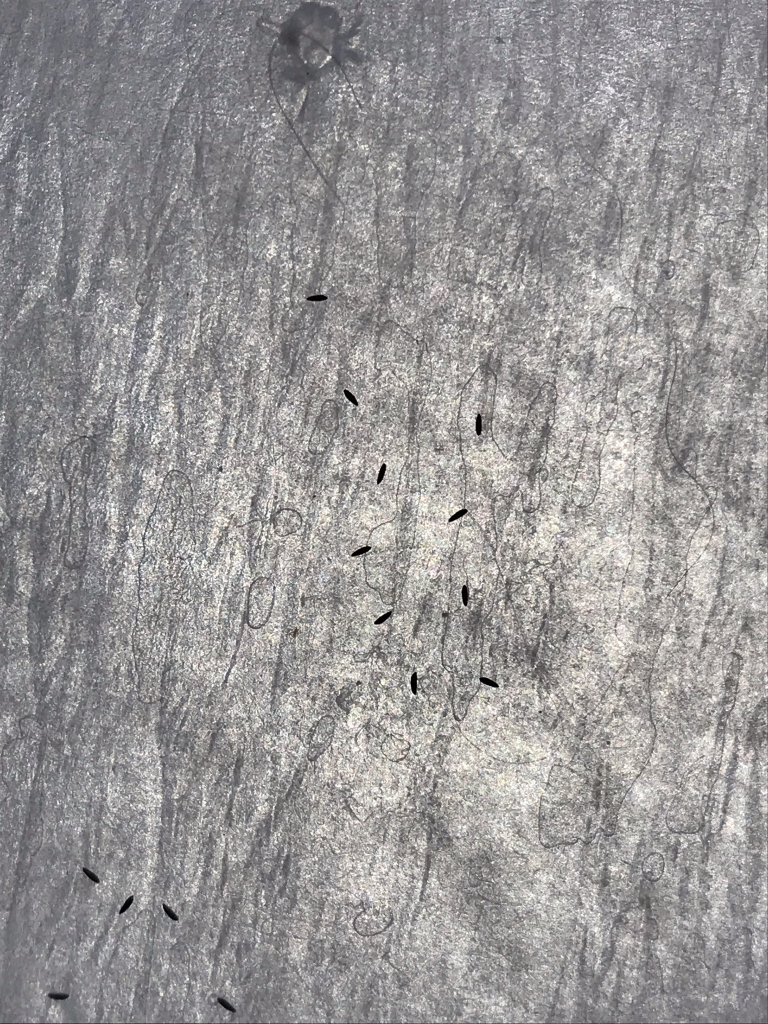
#> input picture Sample Images/SampleImage (1).JPEG, 1536 x 2048 px (shown at 1/2 size)
$ python EggCounter.py
#> lines starting #> are read from the running program, lines starting #| are printed output that depends on the picture; after the words box and inside, x2 and y2 are one past the last pixel; in counts of white or black regions, pixels touching at a corner belong together
import cv2
import numpy as np
import matplotlib.pyplot as plt
import tkinter as tk
from tkinter.filedialog import askopenfilename
from ImgProcessing import *

IP = ImgProcessing()

# Importing image file
root = tk.Tk()
root.update()
filename = askopenfilename(filetypes=[("images","*.jpg *.jpeg")])
#> the answer given: Sample Images/SampleImage (1).JPEG
object_img = cv2.imread(filename)
#> object_img is the input picture: shape (2048, 1536, 3); mean B, G, R 149.9, 149.7, 151.8
root.destroy()
print('[INFO]: Image Loaded.')

H, W = object_img.shape[0], object_img.shape[1]
scale_size = 50
kernel = np.ones((3,3),np.uint8)
# HSV value range for mosquito eggs' color, which are mostly black
min_H, max_H = 0, 179
min_S, max_S = 0, 255
min_V, max_V = 0, 50

# Transforming to HSV colorspace
hsv_img = cv2.cvtColor(object_img, cv2.COLOR_BGR2HSV)
#> hsv_img: shape (2048, 1536, 3); mean H, S, V 76.3, 8.8, 153.1
# Masking, resulting binary image
mask = cv2.inRange(hsv_img, (min_H, min_S, min_V),
                  (max_H, max_S, max_V))
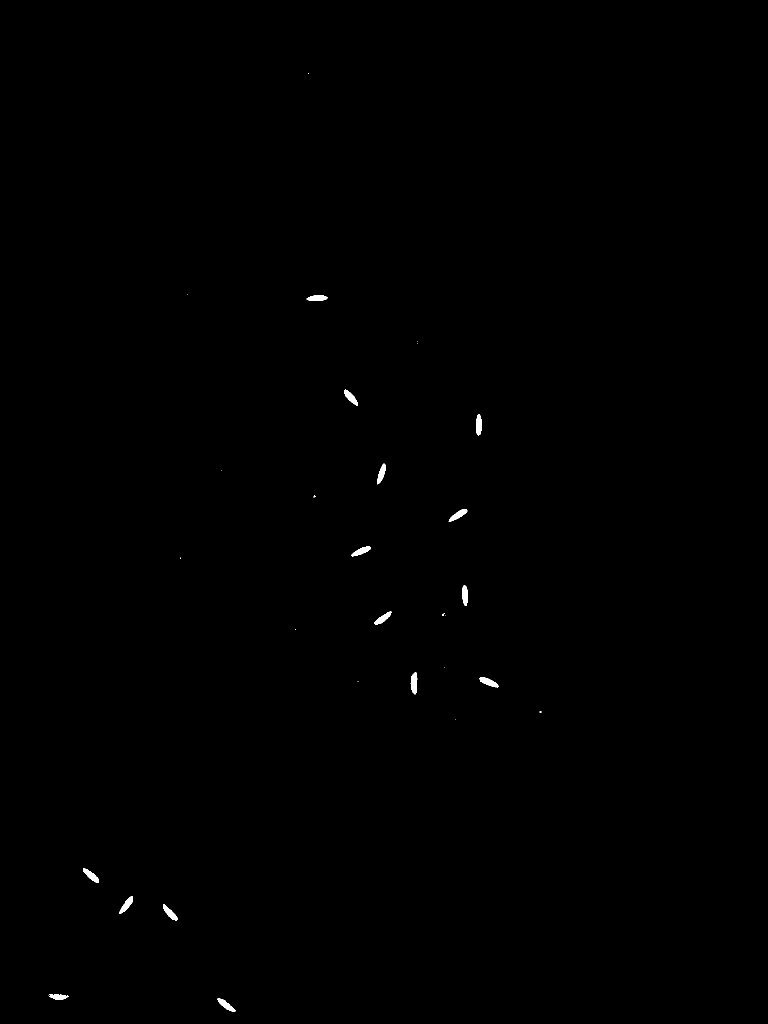
#> mask: shape (2048, 1536) (shown at 1/2 size); 0.18% white; 29 white regions (14 under 20 px), largest, box (x1, y1, x2, y2) and area: (821, 1344, 835, 1389) 428, (959, 1355, 998, 1375) 398, (239, 1792, 266, 1828) 394
# Opening morphology operation, removing small segmented objects and smoothing
opening = cv2.morphologyEx(mask, cv2.MORPH_OPEN, kernel)
#> opening: shape (2048, 1536); 0.18% white; 15 white regions
print('[INFO]: Image Processed.')

img_to_show = cv2.cvtColor(object_img.copy(), cv2.COLOR_BGR2RGB)
gamma = 5
boxes = list()
props = list()
font_size = (H/W)

try:
    contours, _ = cv2.findContours(opening, cv2.RETR_TREE, cv2.CHAIN_APPROX_NONE)
#> contours = 15 contours; largest, box (x1, y1, x2, y2) and area: (822, 1345, 834, 1388) 373, (239, 1792, 266, 1828) 353, (166, 1736, 198, 1766) 350, (959, 1355, 997, 1374) 350, (326, 1808, 356, 1841) 344
    for i, c in enumerate(contours):
        (x, y, w, h) = cv2.boundingRect(c)

        # Filtering objects that are too small
        if float(h)/H  >= 0.007 or float(w)/W >= 0.007:
            cv2.rectangle(img_to_show, (x-gamma, y-gamma), (x+w+gamma, y+h+gamma), (0,255,0), 2)
            if x-gamma < 0 or y-gamma < 0:
                roi = object_img[0:y+h+gamma, 0:x+w+gamma]
            else:
                roi = object_img[y-gamma:y+h+gamma, x-gamma:x+w+gamma]

            # Saving objects coordinate in picture and Region of Interest (each objects image)
            # to lists for further processing.
            boxes.append((x,y,w,h))
            props.append(roi)

            # Drawing boxes and texts
            cv2.putText(img_to_show, f'{i+1}', (int(x)-gamma, int(y)-gamma),
                    cv2.FONT_HERSHEY_SIMPLEX, font_size, (255, 0, 0), 3)
#> this loop made 15 passes
#> (x, y, w, h) on passes 1 to 8: (435, 1997, 35, 27), (100, 1988, 35, 11), (326, 1808, 30, 33), (239, 1792, 27, 36), (166, 1736, 32, 30), (959, 1355, 38, 19), (822, 1345, 12, 43), (749, 1223, 34, 26)
#> pass 1, `roi = object_img[y-gamma:y+h+gamma, x-gamma:x+w+gamma]`:
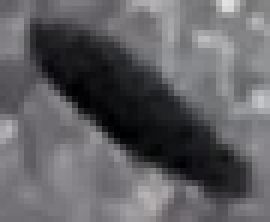
#> roi: shape (37, 45, 3) (shown 6 times larger); mean B, G, R 99.7, 96.3, 97.1
#> pass 2, `roi = object_img[y-gamma:y+h+gamma, x-gamma:x+w+gamma]`:
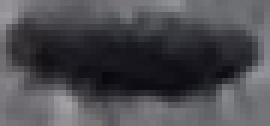
#> roi: shape (21, 45, 3) (shown 6 times larger); mean B, G, R 80.1, 75.2, 75.8
#> pass 3, `roi = object_img[y-gamma:y+h+gamma, x-gamma:x+w+gamma]`:
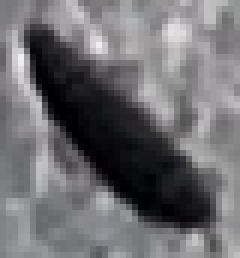
#> roi: shape (43, 40, 3) (shown 6 times larger); mean B, G, R 112.5, 109.8, 110.4
#> after the loop:
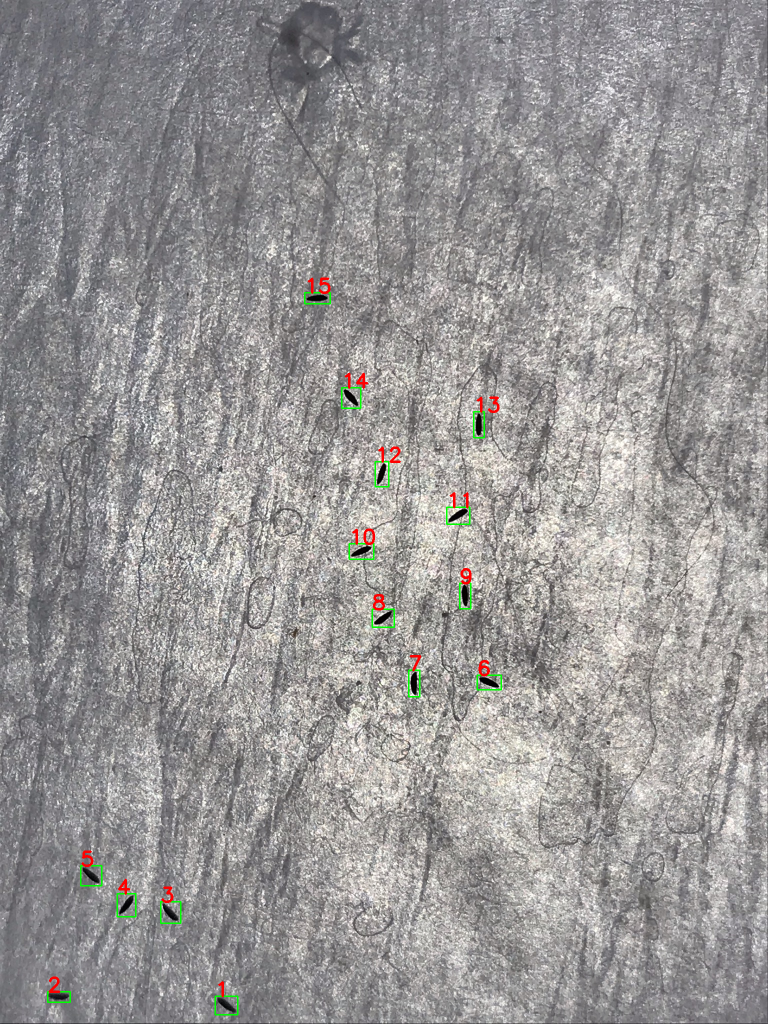
#> img_to_show: shape (2048, 1536, 3) (shown at 1/2 size); mean R, G, B 151.7, 149.6, 149.3
#> after the loop, boxes = 15 items, first 6: (435, 1997, 35, 27), (100, 1988, 35, 11), (326, 1808, 30, 33), (239, 1792, 27, 36), (166, 1736, 32, 30), (959, 1355, 38, 19); props = 15 items
    cv2.putText(img_to_show, f'Total objects detected: {i+1}', (50,100),
                    cv2.FONT_HERSHEY_SIMPLEX, font_size, (255, 255, 0), 3)
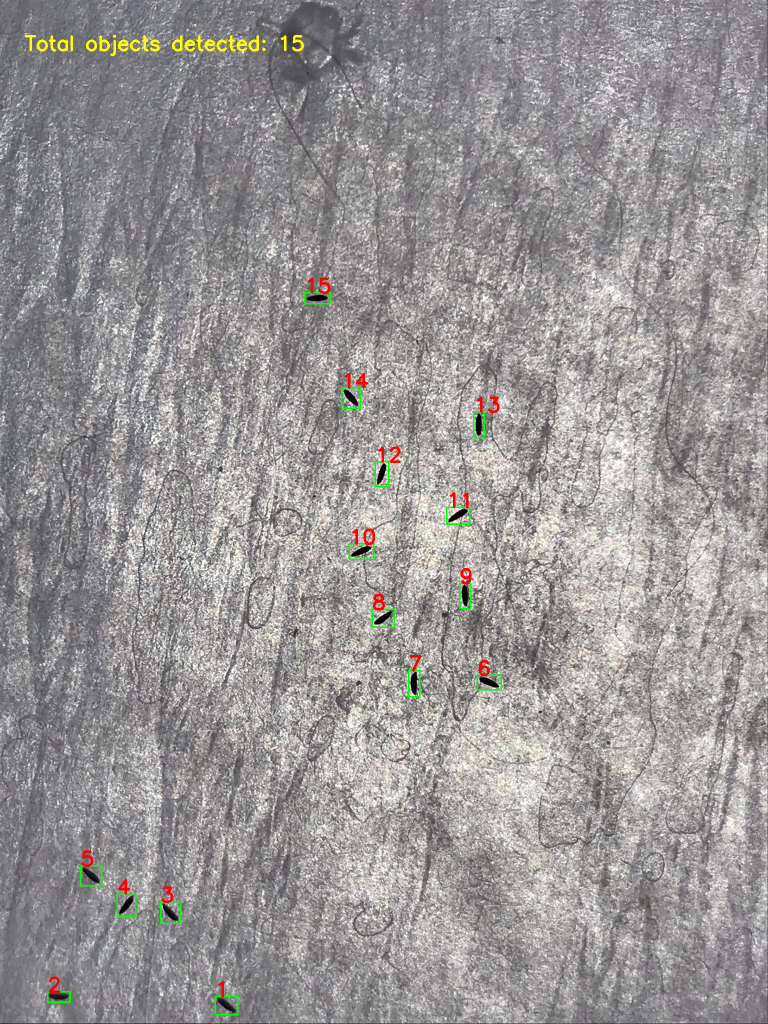
#> img_to_show: shape (2048, 1536, 3) (shown at 1/2 size); 0.19% of pixels changed, all inside (x1, y1, x2, y2) = (49, 69, 608, 112)
except Exception as e:
    print(e)

print(f'[INFO]: Total objects detected: {i+1}')
#| [INFO]: Total objects detected: 15
plt.figure(figsize=(10,15))
plt.imshow(img_to_show)
plt.show()

$ run again, on Sample Images/SampleImage (11).JPEG
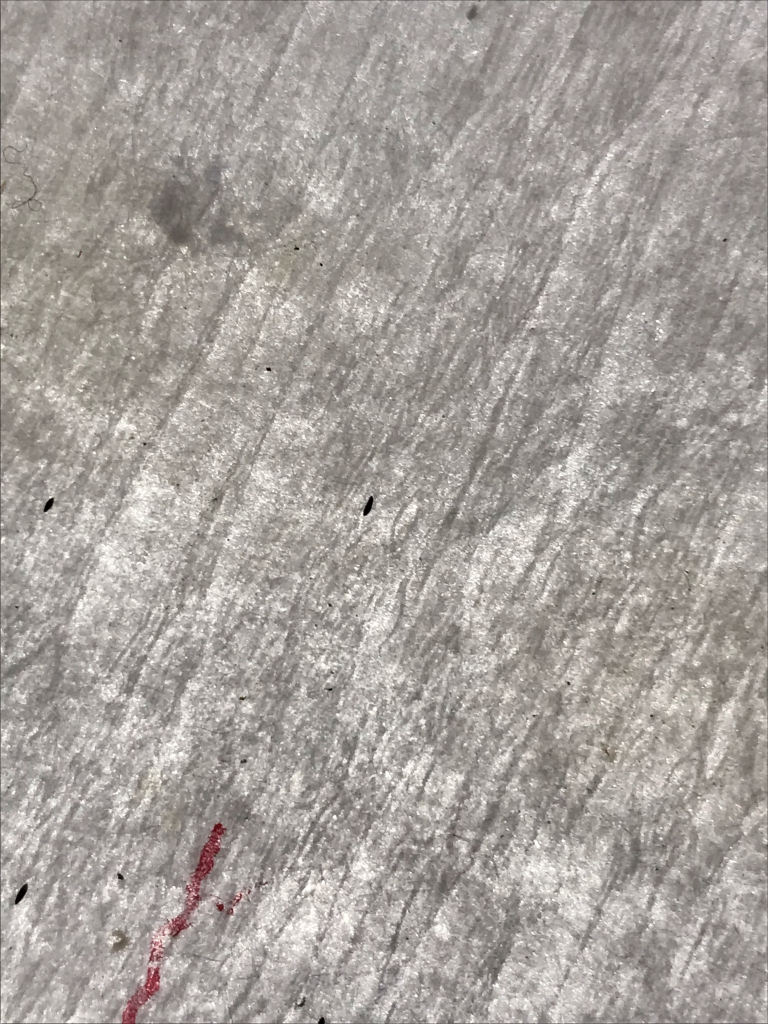
#> input picture Sample Images/SampleImage (11).JPEG, 1536 x 2048 px (shown at 1/2 size)
#> object_img is the input picture: shape (2048, 1536, 3); mean B, G, R 155.7, 160.8, 166.3
#> hsv_img: shape (2048, 1536, 3); mean H, S, V 15.3, 17, 166.3
#> `mask = cv2.inRange(hsv_img, (min_H, min_S, min_V), (max_H, max_S, max_..`:
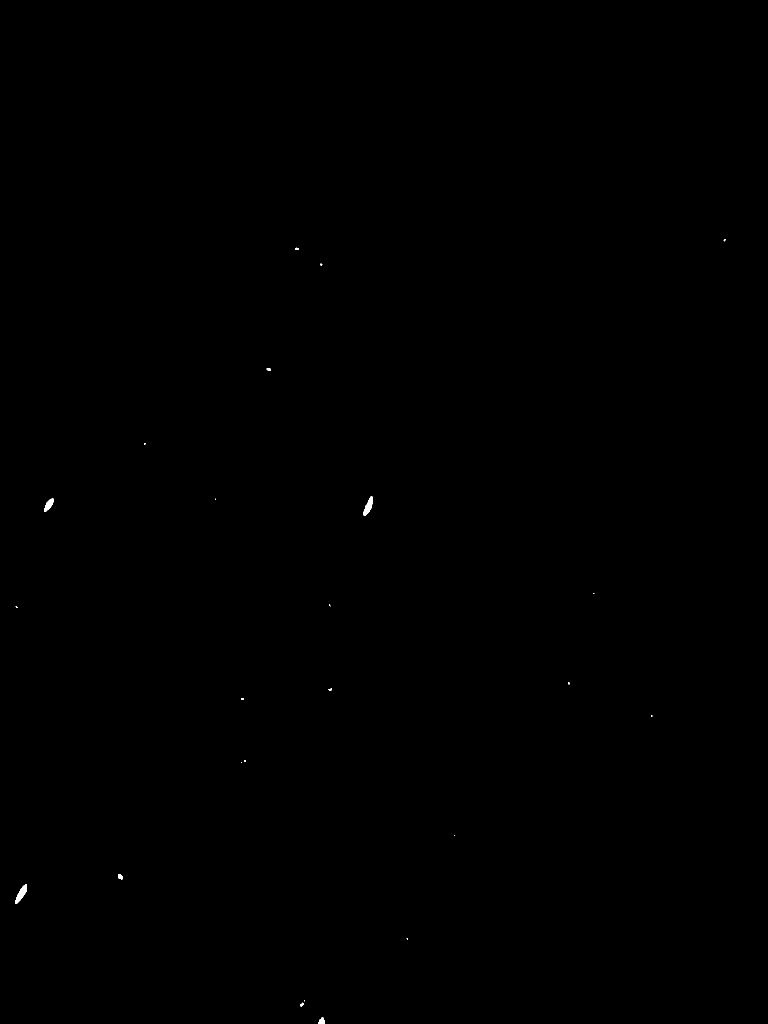
#> mask: shape (2048, 1536) (shown at 1/2 size); 0.05% white; 24 white regions (15 under 20 px), largest, box (x1, y1, x2, y2) and area: (30, 1768, 54, 1808) 416, (727, 992, 746, 1031) 369, (88, 996, 107, 1024) 274
#> opening: shape (2048, 1536); 0.04% white; 13 white regions (4 under 20 px)
#> contours = 13 contours, 6 with area under 20; largest, box (x1, y1, x2, y2) and area: (31, 1769, 54, 1808) 370, (727, 993, 746, 1031) 326, (88, 997, 107, 1024) 240, (637, 2035, 649, 2048) 100, (236, 1748, 246, 1759) 63, (600, 2006, 607, 2013) 24, (534, 736, 541, 741) 23
#> the loop `for i, c in enumerate(contours):` made 13 passes
#> (x, y, w, h) on passes 1 to 8: (637, 2035, 12, 13), (600, 2006, 7, 7), (31, 1769, 23, 39), (236, 1748, 10, 11), (488, 1520, 4, 4), (485, 1396, 3, 3), (658, 1377, 6, 4), (1136, 1365, 3, 3)
#> after the loop `for i, c in enumerate(contours):`: boxes = [(637, 2035, 12, 13), (31, 1769, 23, 39), (88, 997, 19, 27), (727, 993, 19, 38)]; props = 4 items
#> `cv2.putText(img_to_show, f'Total objects detected: {i+1}', (50,100), c..`:
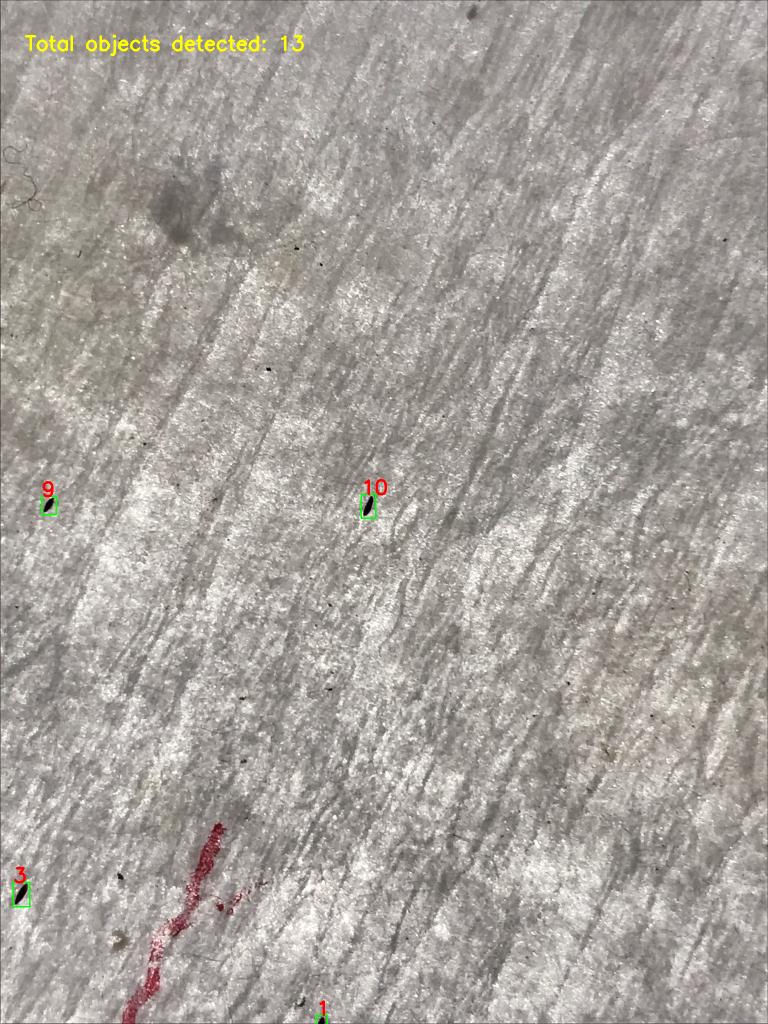
#> img_to_show: shape (2048, 1536, 3) (shown at 1/2 size); mean R, G, B 166.5, 161, 155.2
#| [INFO]: Total objects detected: 13

$ run again, on Sample Images/SampleImage (12).JPEG
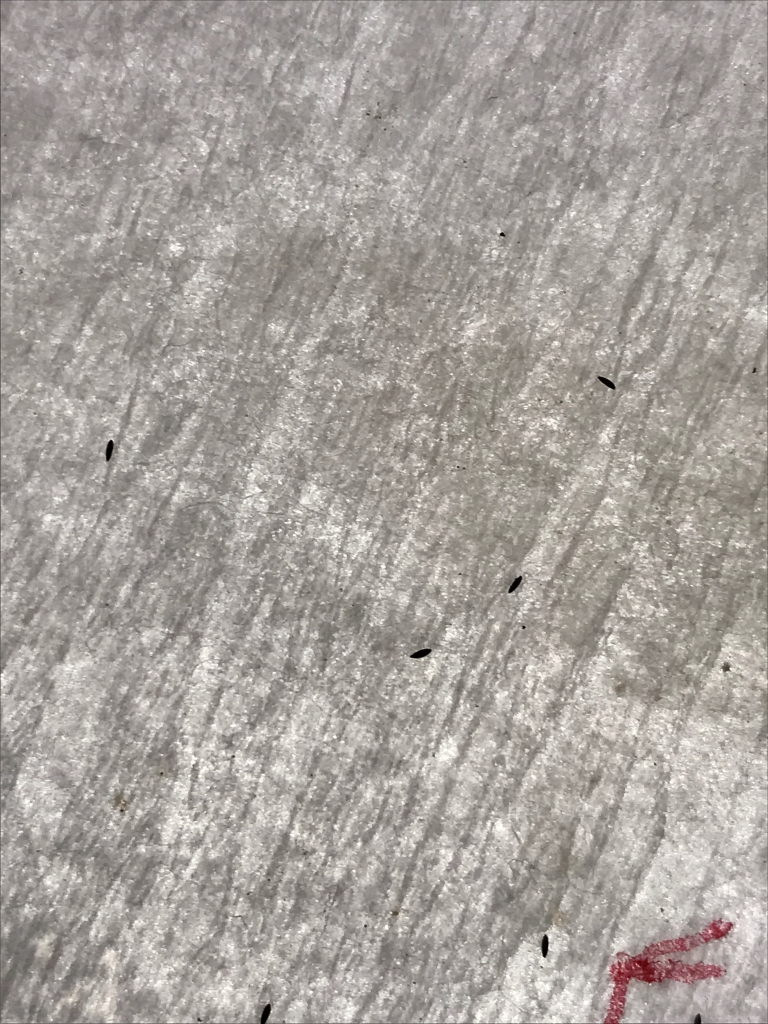
#> input picture Sample Images/SampleImage (12).JPEG, 1536 x 2048 px (shown at 1/2 size)
#> object_img is the input picture: shape (2048, 1536, 3); mean B, G, R 156.3, 161.6, 167.3
#> hsv_img: shape (2048, 1536, 3); mean H, S, V 15.7, 17.5, 167.3
#> `mask = cv2.inRange(hsv_img, (min_H, min_S, min_V), (max_H, max_S, max_..`:
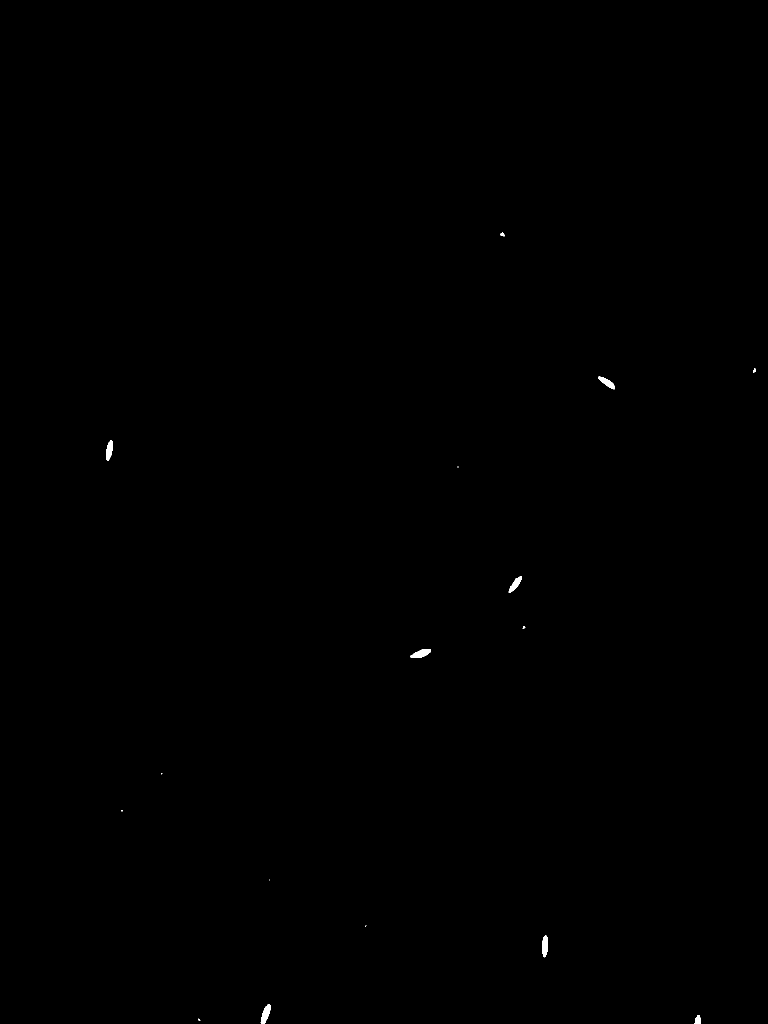
#> mask: shape (2048, 1536) (shown at 1/2 size); 0.09% white; 16 white regions (6 under 20 px), largest, box (x1, y1, x2, y2) and area: (820, 1298, 862, 1316) 454, (521, 2008, 541, 2048) 449, (1084, 1870, 1096, 1915) 407
#> opening: shape (2048, 1536); 0.08% white; 10 white regions (1 under 20 px)
#> contours = 10 contours, 2 with area under 20; largest, box (x1, y1, x2, y2) and area: (821, 1298, 862, 1316) 408, (522, 2009, 541, 2048) 401, (1084, 1871, 1096, 1914) 356, (212, 881, 226, 922) 336, (1197, 753, 1230, 778) 326, (1018, 1152, 1043, 1185) 316, (1389, 2031, 1402, 2048) 132, (1001, 466, 1009, 472) 28
#> the loop `for i, c in enumerate(contours):` made 10 passes
#> (x, y, w, h) on passes 1 to 8: (1389, 2031, 13, 17), (522, 2009, 19, 39), (1084, 1871, 12, 43), (821, 1298, 41, 18), (1046, 1253, 4, 4), (1018, 1152, 25, 33), (212, 881, 14, 41), (1197, 753, 33, 25)
#> after the loop `for i, c in enumerate(contours):`: boxes = [(1389, 2031, 13, 17), (522, 2009, 19, 39), (1084, 1871, 12, 43), (821, 1298, 41, 18), (1018, 1152, 25, 33), (212, 881, 14, 41), (1197, 753, 33, 25)]; props = 7 items
#> `cv2.putText(img_to_show, f'Total objects detected: {i+1}', (50,100), c..`:
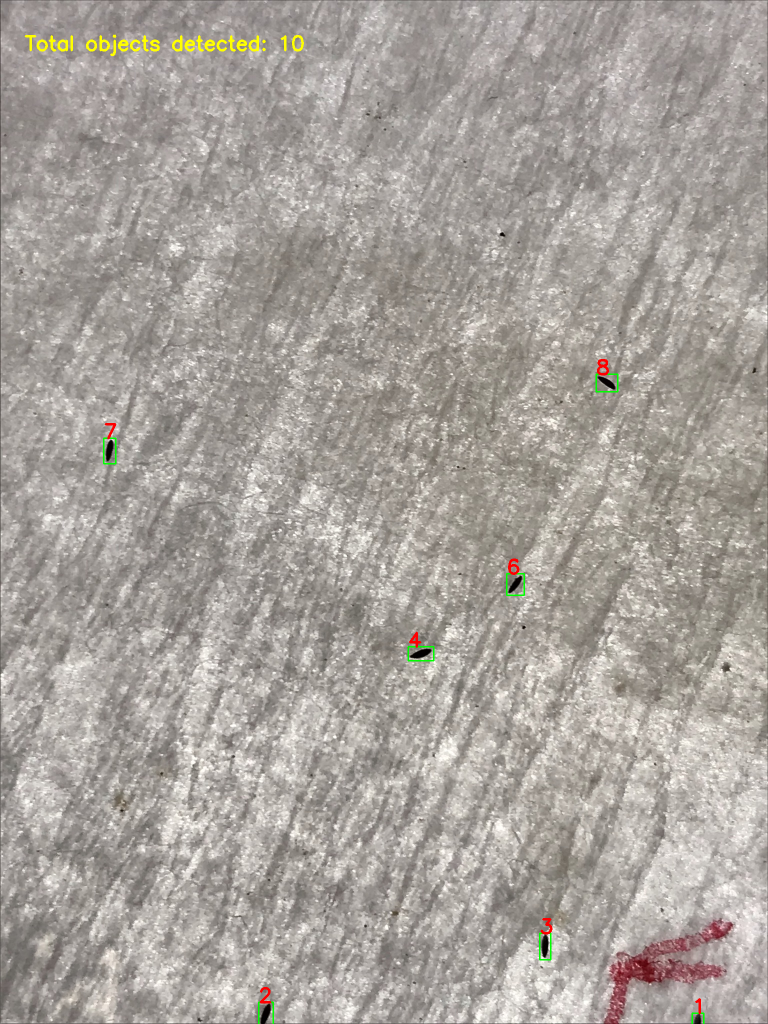
#> img_to_show: shape (2048, 1536, 3) (shown at 1/2 size); mean R, G, B 167.4, 161.7, 155.7
#| [INFO]: Total objects detected: 10
